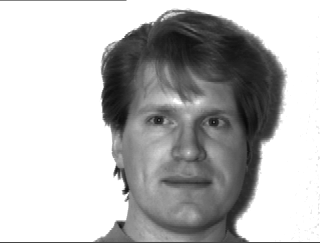
#> input picture Lab6/face_data/subject01.centerlight.png, 320 x 243 px, found by its file name; its folder holds only this picture in this run
$ jupyter execute --allow-errors Hw6_22000081_NguyenTienDat.ipynb
#> lines starting #> are read from the running program, lines starting #| are printed output that depends on the picture
<center><h1><span style="color: green;">THỰC HÀNH BUỔI 6</span></h1></center>

# A. BINARY LABELED DATA

## Ví dụ A.1

**(a) Chương trình Python**

[cell 1]
import numpy as np
import pandas as pd
import matplotlib.pyplot as plt
import seaborn as sns

import warnings
warnings.filterwarnings('ignore')

np.random.seed(12)

means = [[0, 3], [2, 0]]
cov1 = [[1, 0.3], [0.3, 1]]
cov2 = [[1, 0.2], [0.2, 1.5]]
N1 = 50
N2 = 40
N = N1 + N2
X1 = np.random.multivariate_normal(means[0], cov1, N1) # each row is a data point
X2 = np.random.multivariate_normal(means[1], cov2, N2)

# Combine classes and create labels
X = np.vstack((X1, X2))
y = np.hstack((np. ones(50), 2*np.ones(40)))

[cell 2]
# Separate data by class to class1 (y=0) and class2 (y=1)
class1 = X[y == 1]
class2 = X[y == 2]

print("Number of samples in Class 1:", class1.shape[0])
print("Number of samples in Class 2:", class2.shape[0])

# Calculate class means
mean1 = np.mean(class1, axis=0)
mean2 = np.mean(class2, axis=0)

print("Mean of Class 1:", mean1)
print("Mean of Class 2:", mean2)

# Visualize class means
plt.scatter(class1[:, 0], class1[:, 1], label='Class 1')
plt.scatter(class2[:, 0], class2[:, 1], label='Class 2')
plt.scatter(mean1[0], mean1[1], color='red', s=200, marker='*', label='Mean Class 1')
plt.scatter(mean2[0], mean2[1], color='green', s=200, marker='*', label='Mean Class 2')
plt.legend()
plt.title('Class Means')
plt.show()
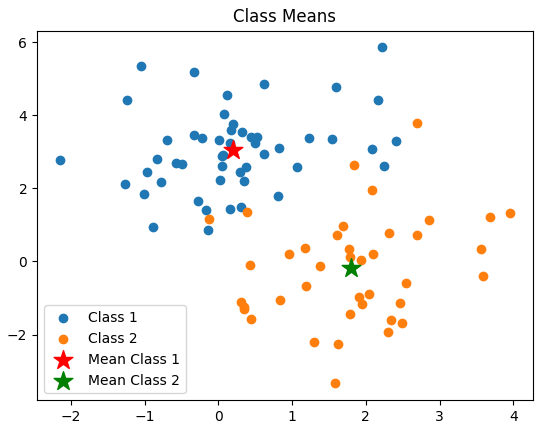
#> figure drawn by matplotlib, 1 panel

[cell 3]
# Build S_B
m1 = np.mean(X1.T, axis = 1, keepdims = True)
m2 = np.mean(X2.T, axis = 1, keepdims = True)

a = (m2 - m1)
S_B = a.dot(a.T)

# Build S_W
SW1 = X1.T - np.tile(m1, (1, N1))
SW2 = X2.T - np.tile(m2, (1, N2))

S_W = SW1.dot(SW1.T) + SW2.dot(SW2.T)
print('Between-class covariance matrix: S_B =\n', S_B)
print('Within-class covariance matrix: S_W =\n',S_W)

[cell 4]
L, W = np.linalg.eig(np.linalg.inv(S_W).dot(S_B))
print(W)
print(L)
i = np.argmax(L)
w = W[:, i]
# print(w.shape)

[cell 5]
# Visualize data
plt.plot(X1[:, 0], X1[:, 1], 'ro')
plt.plot(X2[:, 0], X2[:, 1], 'b^')
plt.axis([-5, 10, -5, 10])
#Compute projections of data points on to LDA's dimention
#
norm_W = w.T.dot(w)
X1_tmp = X1.dot(w)/norm_W
X2_tmp = X2.dot(w)/norm_W

print(X1_tmp.shape, w.shape)

X1_p = np.multiply(w.reshape(2,1), X1_tmp.T)
X2_p = np.multiply(w.reshape(2,1), X2_tmp.T)

print(X1_p.shape,X2_p.shape)

#Draw projected points
plt.plot(X1_p[0, :], X1_p[1, :], 'mo')
plt.plot(X2_p[0, :], X2_p[1, :], 'c^')
plt.show()
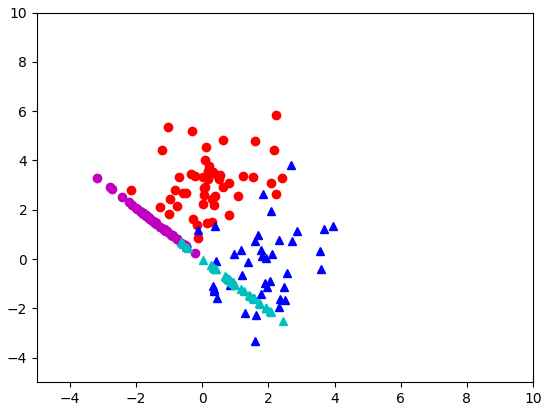
#> figure drawn by matplotlib, 1 panel

**(b) Sử dụng thư viện SKLearn**

[cell 6]
from sklearn.discriminant_analysis import LinearDiscriminantAnalysis

# Initialize LDA and fit the model
lda = LinearDiscriminantAnalysis(n_components=1)

X_lda = lda.fit_transform(X, y)

## Ví dụ A.2

## Bài tập thực hành 1

[cell 7]
# Import các thư viện cần thiết
from sklearn.decomposition import PCA
from sklearn.model_selection import train_test_split
import pandas as pd
from sklearn.linear_model import LogisticRegression
from sklearn.discriminant_analysis import LinearDiscriminantAnalysis as LDA
from sklearn.metrics import accuracy_score, ConfusionMatrixDisplay, confusion_matrix
import matplotlib.pyplot as plt
import numpy as np
import seaborn as sns

import warnings
warnings.filterwarnings('ignore')

#> (a cell that did not finish here is left out)

#### _(1) Giảm số chiều xuống còn 01 chiều bằng phương pháp LDA và 02 chiều bằng PCA nhằm phục vụ cho việc phân loại dữ liệu (theo class)._

#> (a cell that did not finish here is left out)

#> (a cell that did not finish here is left out)

#> (a cell that did not finish here is left out)

#> (a cell that did not finish here is left out)

=> Dựa vào biều đồ sau khi giảm chiều LDA (1 chiều) ta có thể thấy số mẫu của hai class được phân tách hoàn toàn nên dễ hiểu khi 'accuracy' của phương pháp LDA(1D) = 1

#### _(2) Sử dụng dữ liệu ban đầu, chia thành các tập Train- Test với tỷ lệ 3:1, sau đó áp dụng phương pháp Naïve Bayes phù hợp và phương pháp Hồi quy Logistic để thực hiện bài toán phân loại (theo class)._

[cell 13]
from sklearn.naive_bayes import GaussianNB

# Chia dữ liệu ban đầu thành Train và Test với tỷ lệ 3:1
#> (the rest of this cell did not finish here and is left out)

**Thực nghiệm các mô hình nói trên với dữ liệu đã giảm chiều**

#> (a cell that did not finish here is left out)

=> Tổng kết lại ta thấy:
- Accuracy Naïve Bayes (dữ liệu gốc): 68 %
- Accuracy Hồi quy Logistic (dữ liệu gốc): 74 %
- Accuracy Naïve Bayes (PCA 2D): 71 %
- Accuracy Hồi quy Logistic (PCA 2D): 61 %

**Giải thích**
- Naïve Bayes giả định các đặc trưng độc lập với nhau, nên khi giảm chiều (đặc biệt với LDA tối ưu hóa phân tách lớp), nó có thể bị ảnh hưởng nhiều hơn nếu thông tin bị mất đi hoặc không còn phù hợp với giả định độc lập.
- Hồi quy Logistic thường ít nhạy hơn với việc giảm chiều vì nó dựa vào sự kết hợp tuyến tính của các đặc trưng, và dữ liệu giảm chiều (đặc biệt LDA) vẫn giữ được thông tin phân tách lớp tốt.
- **Kết luận**: Naïve Bayes thường có độ chính xác thay đổi nhiều hơn do nhạy cảm với sự mất mát thông tin từ giảm chiều.

# B. LDA FOR MULTINOMIAL DATA

## Ví dụ B.1

_Đoạn chương trình đọc tệp dữ liệu, truy xuất một số thông tin thống kê trên dữ liệu. Khai báo thư viện và đường
dẫn đến tệp dữ liệu._

[cell 15]
import numpy as np
import pandas as pd
import matplotlib.pyplot as plt
from sklearn.datasets import load_iris

# Load Iris dataset
iris = load_iris()
X = iris.data
Y = iris.target
label_dict = {0:'Setosa', 1:'Versicolor', 2:'Virginica'}

_Tính toán d-dimensional mean vectors của các class dữ liệu_

[cell 16]
np.set_printoptions(precision = 4)
mean_vectors = []
for cl in range(0,3):
    mean_vectors.append(np.mean(X[Y==cl], axis=0))
    print('Mean vector of class', cl+1, mean_vectors[cl],'.T')

_Tính toán các ma trận within-class scatter matrix và_ $S_w = \sum_{i=1}^{c} S_i$ _với_ $S_i = \sum_{\mathbf{x} \in D_i} (\mathbf{x} - \mathbf{m}_i) (\mathbf{x} - \mathbf{m}_i)^T$

[cell 17]
S_W = np.zeros((4,4))
for cl, mv in zip(range(0, 3), mean_vectors):
    class_sc_mat = np.zeros((4,4))
    for row in X[Y == cl]:
        row = row.reshape(4, 1)
        mv = mv.reshape(4, 1)
        class_sc_mat += (row - mv).dot((row -mv).T)
    S_W += class_sc_mat

print(S_W)

_và between-class scatter matrix_ $S_B = \sum_{i=1}^{c} N_i (\mathbf{m}_i - \mathbf{m}) (\mathbf{m}_i - \mathbf{m})^T$

[cell 18]
#the calculate the overall mean with a simple function
overall_mean = np.mean(X, axis = 0)

#initialize zeros mnatrix
S_B = np.zeros((4,4))
#For every iteration in the mean vectors
for cl,mean_vec in enumerate(mean_vectors):
    #Extracting the number of samples per class, in this case, 50
    n = X[Y==cl,:].shape[0]
    #Reshaping matrices from 1x4 to 4x1 for better manipulation
    mean_vec = mean_vec.reshape(4,1)
    overall_mean = overall_mean.reshape(4,1)
    #Applying the equation
    S_B += n * (mean_vec - overall_mean) .dot((mean_vec - overall_mean).T)

print(S_B)

_Tính ma trận_ $(S_W)^{-1}S_B$ _và hệ riêng của nó:_

[cell 19]
eigenvalues, eigenvectors = np.linalg.eig(np.linalg.inv(S_W).dot(S_B))

for i in range(len(eigenvalues)):
    eigenvectors_sc = eigenvectors[:,i].reshape(4,1)
    print("\nEigenvector {}: \n{}".format(i+1, eigenvectors_sc.real))
    print("Eigenvalue {:}: {:.2e}".format(i+1, eigenvalues[i].real))

_Đoạn chương trình dưới đây hiển thị giá trị riêng theo thứ tự giảm dần và phương sai giải thích tương ứng_

[cell 20]
#List of every eigenvector and its corresponding eigenvalue
eigen_pairs = [(np.abs(eigenvalues[i]),eigenvectors[:,i]) for i in range(len(eigenvalues))]

#Sorting in descending order
eigen_pairs = sorted(eigen_pairs, key=lambda k: k[0], reverse = True)

print("Eigenvalues in decreasing order: \n")
for i in eigen_pairs:
    print (i[0])

print("Variance Explained: \n")
eigenvalues_sum = sum(eigenvalues)
for i,j in enumerate(eigen_pairs):
    print("Eigenvalue {0:}: {1: .2%}".format(i+1, (j[0]/eigenvalues_sum).real))

_In ra ma trận **W** (ma trận chiếu)_

[cell 21]
W = np.hstack((eigen_pairs[0][1].reshape(4,1), eigen_pairs[1][1].reshape(4,1)))
print("Matrix W:\n",W.real)

_Chiếu dữ liệu trong không gian mới thành lập và hiển thị:_

[cell 22]
X_lda= X.dot (W)
#will throw an error in case the dot product has made an error assert
X_lda.shape == (150,2), "The matrix is not 150x2 dimensional"

def plot_step_lda():
    ax = plt.subplot(111)
    for label, marker, color in zip(range(0,3), ("^", "s", "o"), ("blue", "red", "green")):
        plt.scatter (x = X_lda[:,0].real [Y== label],
            y= X_lda[:,1].real [Y ==label],
            marker = marker,
            color =color,
            alpha = 0.5,
            label = label_dict[label])
    plt.xlabel("LD1")
    plt.ylabel("LD2")
    leg = plt.legend (loc= "upper left", fancybox = True)
    leg.get_frame().set_alpha (0.5)
    plt.title("LDA: Iris Projection onto the first 2 linear discriminants")
    plt.tick_params (axis="both", which = "both", bottom = "off", top = "off",
                    labelbottom = "on", left = "off", right= "off", labelleft = "on")
    ax.spines["top"].set_visible(False)
    ax.spines["right"].set_visible (False)
    ax.spines["bottom"].set_visible (False)
    ax.spines["left"].set_visible (False)
    plt.grid()
    plt.tight_layout
    plt.show()
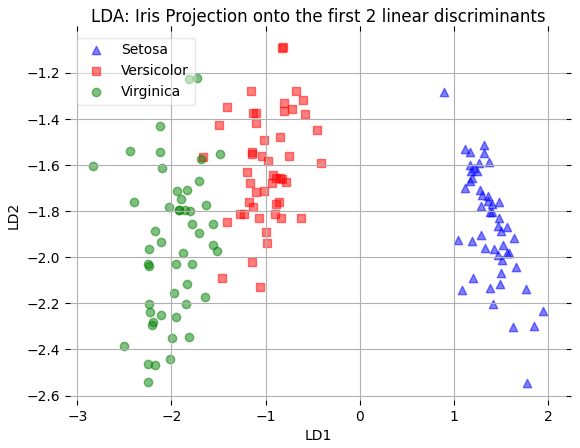
#> figure drawn by matplotlib, 1 panel

plot_step_lda()

_Chúng ta có thể sử dụng thư viện sklearn để thực hiện yêu cầu trên. Toàn bộ đoạn lệnh như sau:_

[cell 23]
import matplotlib.pyplot as plt

from sklearn import datasets
from sklearn.decomposition import PCA
from sklearn.discriminant_analysis import LinearDiscriminantAnalysis

iris = datasets.load_iris()

X = iris.data
y = iris.target
target_names = iris.target_names

pca = PCA(n_components=2)
X_r = pca.fit(X).transform(X)

lda = LinearDiscriminantAnalysis(n_components=2)
X_r2 = lda.fit(X, y).transform(X)

# Percentage of variance explained for each components
print("explained variance ratio (first two components): %s" % str(pca.explained_variance_ratio_))
plt.figure()
colors = ["navy", "turquoise", "darkorange"]
lw = 2

for color, i, target_name in zip(colors, [0, 1, 2], target_names):
    plt.scatter(
        X_r[y == i, 0], X_r[y == i, 1], color=color, alpha=0.8, lw=lw, label=target_name
    )
plt.legend(loc="best", shadow=False, scatterpoints=1)
plt.title("PCA of IRIS dataset")

plt.figure()
for color, i, target_name in zip(colors, [0, 1, 2], target_names):
    plt.scatter(
        X_r2[y == i, 0], X_r2[y == i, 1], alpha=0.8, color=color, label=target_name
    )
plt.legend(loc="best", shadow=False, scatterpoints=1)
plt.title("LDA of IRIS dataset")

plt.show()
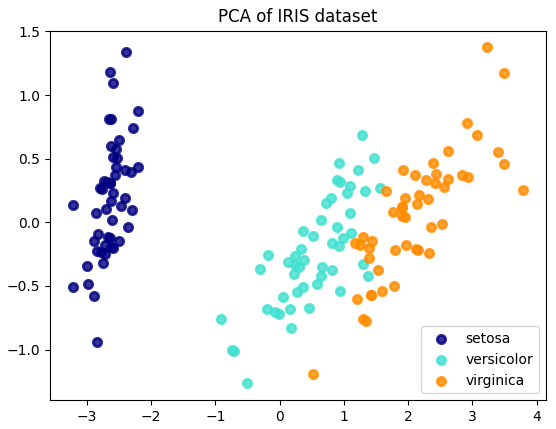
#> figure drawn by matplotlib, 1 panel
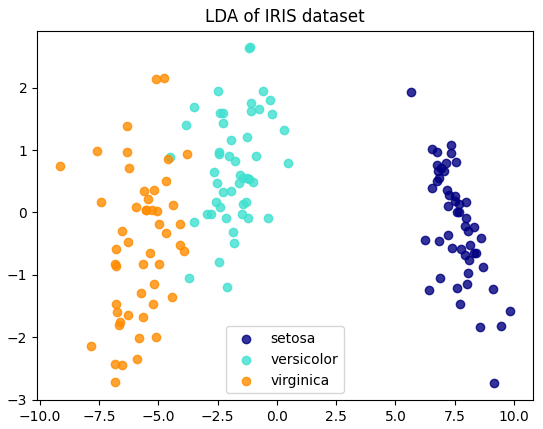
#> figure drawn by matplotlib, 1 panel

**Xử lý yêu cầu thực hành**

[cell 24]
import numpy as np
import matplotlib.pyplot as plt
import seaborn as sns
from sklearn import datasets
from sklearn.model_selection import train_test_split
from sklearn.linear_model import LogisticRegression
from sklearn.decomposition import PCA
from sklearn.discriminant_analysis import LinearDiscriminantAnalysis
from sklearn.metrics import accuracy_score, confusion_matrix
from sklearn.preprocessing import StandardScaler

# Load iris dataset
iris = datasets.load_iris()
X = iris.data
y = iris.target
target_names = iris.target_names

# Chia dữ liệu Train:Test = 4:1 với stratification để đảm bảo cân bằng giữa các lớp
X_train, X_test, y_train, y_test = train_test_split(X, y, test_size=0.2,
                                                    stratify=y, random_state=42)

# Chuẩn hóa dữ liệu
scaler = StandardScaler()
X_train_scaled = scaler.fit_transform(X_train)
X_test_scaled = scaler.transform(X_test)

[cell 25]
# a) Với dữ liệu nguyên bản
print("=== Kết quả với dữ liệu nguyên bản ===")
lr_original = LogisticRegression(max_iter=1000)
lr_original.fit(X_train_scaled, y_train)
y_pred_original = lr_original.predict(X_test_scaled)

accuracy_original = accuracy_score(y_test, y_pred_original)
conf_matrix_original = confusion_matrix(y_test, y_pred_original)

print(f"Độ chính xác: {accuracy_original:.4f}")
print("Ma trận nhầm lẫn:")
# Vẽ ma trận nhầm lẫn
plt.figure(figsize=(8, 6))
sns.heatmap(conf_matrix_original, annot=True, fmt="d", cmap="Blues", xticklabels=["Class 0", "Class 1"], yticklabels=["Class 0", "Class 1"])
plt.title("Confusion Matrix")
plt.xlabel("Predicted Labels")
plt.ylabel("True Labels")
plt.show()
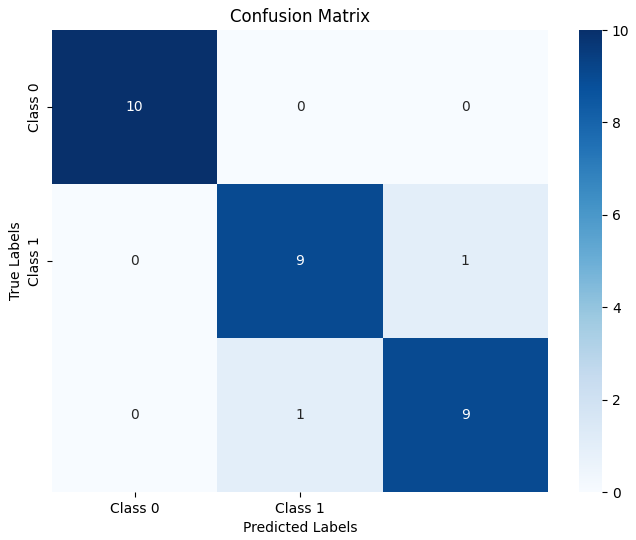
#> figure drawn by matplotlib, 2 panels

[cell 26]
# b) Với dữ liệu giảm chiều
# i) Sử dụng PCA
print("\n=== Kết quả với PCA (2 chiều) ===")
pca = PCA(n_components=2)
X_train_pca = pca.fit_transform(X_train_scaled)
X_test_pca = pca.transform(X_test_scaled)

lr_pca = LogisticRegression(max_iter=1000)
lr_pca.fit(X_train_pca, y_train)
y_pred_pca = lr_pca.predict(X_test_pca)

accuracy_pca = accuracy_score(y_test, y_pred_pca)
conf_matrix_pca = confusion_matrix(y_test, y_pred_pca)

print(f"1. Độ chính xác: {accuracy_pca:.4f}")
print(f"2. Tỷ lệ phương sai giải thích: {pca.explained_variance_ratio_}")
print("3. Ma trận nhầm lẫn:")
# Vẽ ma trận nhầm lẫn
plt.figure(figsize=(8, 6))
sns.heatmap(conf_matrix_original, annot=True, fmt="d", cmap="Blues", xticklabels=["Class 0", "Class 1"], yticklabels=["Class 0", "Class 1"])
plt.title("Confusion Matrix")
plt.xlabel("Predicted Labels")
plt.ylabel("True Labels")
plt.show()

[cell 27]
# ii) Sử dụng LDA
print("\n=== Kết quả với LDA (2 chiều) ===")
lda = LinearDiscriminantAnalysis(n_components=2)
X_train_lda = lda.fit_transform(X_train_scaled, y_train)
X_test_lda = lda.transform(X_test_scaled)

lr_lda = LogisticRegression(max_iter=1000)
lr_lda.fit(X_train_lda, y_train)
y_pred_lda = lr_lda.predict(X_test_lda)

accuracy_lda = accuracy_score(y_test, y_pred_lda)
conf_matrix_lda = confusion_matrix(y_test, y_pred_lda)

print(f"Độ chính xác: {accuracy_lda:.4f}")
print("Ma trận nhầm lẫn:")
# Vẽ ma trận nhầm lẫn
plt.figure(figsize=(8, 6))
sns.heatmap(conf_matrix_original, annot=True, fmt="d", cmap="Blues", xticklabels=["Class 0", "Class 1"], yticklabels=["Class 0", "Class 1"])
plt.title("Confusion Matrix")
plt.xlabel("Predicted Labels")
plt.ylabel("True Labels")
plt.show()

[cell 28]
# Vẽ biểu đồ so sánh
plt.figure(figsize=(15, 5))

# PCA
plt.subplot(131)
for i, target_name in enumerate(target_names):
    plt.scatter(X_train_pca[y_train == i, 0],
                X_train_pca[y_train == i, 1],
                label=target_name)
plt.title('PCA (2D)')
plt.legend()

# LDA
plt.subplot(132)
for i, target_name in enumerate(target_names):
    plt.scatter(X_train_lda[y_train == i, 0],
                X_train_lda[y_train == i, 1],
                label=target_name)
plt.title('LDA (2D)')
plt.legend()

plt.show()
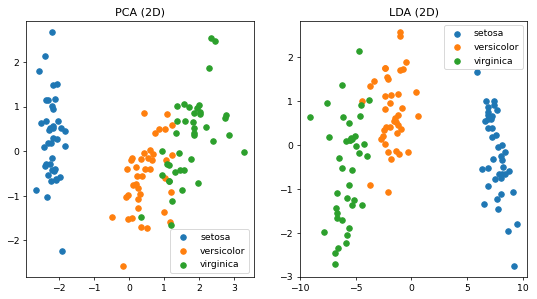
#> figure drawn by matplotlib, 2 panels

## Ví dụ B2 (Bài tập thực hành 2)

[cell 29]
import os
import numpy as np
import gzip
import time
from sklearn.decomposition import PCA
from sklearn.discriminant_analysis import LinearDiscriminantAnalysis as LDA
from sklearn.linear_model import LogisticRegression
from sklearn.model_selection import train_test_split
from sklearn.metrics import accuracy_score

# set names to the paths because they're too long
data_path = 'handwritting'
# train path
train_images_path = os.path.join(data_path, 'train-images-idx3-ubyte.gz')
train_labels_path = os.path.join(data_path, 'train-labels-idx1-ubyte.gz')
# test path
test_images_path = os.path.join(data_path, 't10k-images-idx3-ubyte.gz')
test_labels_path = os.path.join(data_path, 't10k-labels-idx1-ubyte.gz')

[cell 30]
def get_mnist_data(images_path, labels_path, num_images, shuffle=False, _is=True, image_size=28):
    """
    This shuffle param is active when .gz is downloaded at:
    - 'http://yann.lecun.com/exdb/mnist/'
    - This function return random num_images in 60000 or 10000
    """
    # read data
    import gzip # to decompress gz (zip) file
    # open file training to read training data
    f_images = gzip.open(images_path,'r')

    # skip 16 first bytes because these are not data, only header infor
    f_images.read(16)

    # general: read num_images data samples if this parameter is set;
    # if not, read all (60000 training or 10000 test)
    real_num = num_images if not shuffle else (60000 if _is else 10000)
    # read all data to buf_images (28x28xreal_num)
    buf_images = f_images.read(image_size * image_size * real_num)

    # images
    images = np.frombuffer(buf_images, dtype=np.uint8).astype(np.float32)
    images = images.reshape(real_num, image_size, image_size,)

    # Read labels
    f_labels = gzip.open(labels_path,'r')
    f_labels.read(8)

    labels = np.zeros((real_num)).astype(np.int64)

    # rearrange to correspond the images and labels
    for i in range(0, real_num):
        buf_labels = f_labels.read(1)
        labels[i] = np.frombuffer(buf_labels, dtype=np.uint8).astype(np.int64)

    # shuffle to get random images data
    if shuffle is True:
        rand_id = np.random.randint(real_num, size=num_images)

        images = images[rand_id, :]
        labels = labels[rand_id,]

    # change images data to type of vector 28x28 dimentional
    images = images.reshape(num_images, image_size * image_size)
    return images, labels

# Gọi phương thức đọc dữ liệu để kiếm tra xem đọc đúng hay không:
#> (the rest of this cell did not finish here and is left out)

[cell 31]
# for display and test digit :D
import random
import matplotlib.pyplot as plt

index = random.randint(0, 1000)
#> (the rest of this cell did not finish here and is left out)

#> (a cell that did not finish here is left out)

print("Kích thước ban đầu:", X.shape)

# Giảm chiều với PCA xuống 100
pca = PCA(n_components=100)
X_pca = pca.fit_transform(X)
print("Kích thước sau PCA:", X_pca.shape)

# Giảm chiều với LDA xuống 8 (số lớp - 1 = 10 - 1 = 9, nhưng ta chọn 8)
lda = LDA(n_components=8)
X_lda = lda.fit_transform(X, y)
print("Kích thước sau LDA:", X_lda.shape)

[cell 33]
# 2) Phân loại và so sánh
def train_and_evaluate(X_data, y_data, data_name):
    # Chia dữ liệu
    X_train, X_val, y_train, y_val = train_test_split(
        X_data, y_data, test_size=0.3, random_state=42
    )

    # Huấn luyện và đánh giá
    lr = LogisticRegression(multi_class='multinomial', max_iter=1000)

    start_time = time.time()
    lr.fit(X_train, y_train)
    train_time = time.time() - start_time

    y_pred = lr.predict(X_val)
    accuracy = accuracy_score(y_val, y_pred)

    print(f"\nKết quả với {data_name}:")
    print(f"Độ chính xác: {accuracy:.4f}")
    print(f"Thời gian huấn luyện: {train_time:.4f} giây")

    return accuracy, train_time

# a) Dữ liệu nguyên bản (784 chiều)
acc_orig, time_orig = train_and_evaluate(X, y, "dữ liệu nguyên bản (784 chiều)")

# b) Dữ liệu PCA (100 chiều)
#> (the rest of this cell did not finish here and is left out)

[cell 34]
# So sánh và kết luận
print("\nSo sánh tổng hợp:")
print(f"{'Phương pháp':<20} {'Độ chính xác':<15} {'Thời gian (s)':<15}")
print("-" * 50)
print(f"{'Nguyên bản':<20} {acc_orig:<15.4f} {time_orig:<15.4f}")
#> (the rest of this cell did not finish here and is left out)

## Ví dụ B.4. (Bài tập thực hành 3):

Tạo dữ liệu X

[cell 35]
import numpy as np
import cv2
import matplotlib.pyplot as plt

# path to the database - change it if needed
path = 'face_data\\'

ids = range(1, 16) # 15 people
states = ['centerlight', 'glasses', 'happy', 'leftlight',
 'noglasses', 'normal', 'rightlight','sad',
 'sleepy', 'surprised', 'wink' ]
prefix = 'subject'
surfix = '.png' #file extension is png

# open one picture to get the image's size
fn = prefix + '01.' + states[0] + surfix
im = cv2.imread(path + fn, 0)
#> im is the input picture: shape (243, 320); min 9, max 255, mean 184.5

h = im.shape[0] # hight
#> h = 243
w = im.shape[1] # width
#> w = 320

D = h * w
#> D = 77760
N = len(states)*15
print(N, D, h, w)
#| 165 77760 243 320

X = np.zeros((D, N))

# collect all data
count = 0

# there are 15 people
#> (the rest of this cell did not finish here and is left out)
